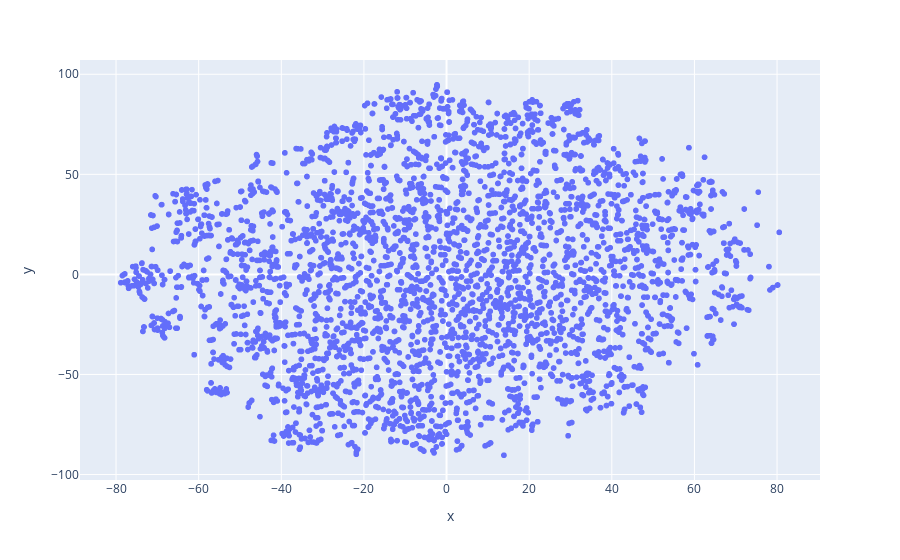

This figure's notebook cell:
### Markdown cell above
The [default value for `perplexity`](https://scikit-learn.org/stable/modules/generated/sklearn.manifold.TSNE.html) is `30.0`. So, setting this parameter to values below or above `30.0` should produce plots which capture the more "localized" or more "global" clustering of points (respectively) in the original 256-dimensional space.

### Code cell
if 'tsne_emb_df' in globals():
    fig = px.scatter(tsne_emb_df, x="x", y="y", hover_name="word")
    fig.show()

### Figure 1 — Plotly figure (JSON) as saved in the notebook; plotly's stock layout.template omitted (floating-point values rounded to 4 significant figures; data arrays with more than 128 entries replaced by an {"elided": "..."} marker saying what was removed)
{"data": [{"hovertemplate": "<b>%{hovertext}</b><br><br>x=%{x}<br>y=%{y}<extra></extra>", "hovertext": {"elided": "4874 str values"}, "legendgroup": "", "marker": {"color": "#636efa", "symbol": "circle"}, "mode": "markers", "name": "", "showlegend": false, "type": "scattergl", "x": {"elided": "4874 float values"}, "xaxis": "x", "y": {"elided": "4874 float values"}, "yaxis": "y"}], "layout": {"legend": {"tracegroupgap": 0}, "margin": {"t": 60}, "xaxis": {"anchor": "y", "domain": [0, 1], "title": {"text": "x"}}, "yaxis": {"anchor": "x", "domain": [0, 1], "title": {"text": "y"}}}}
